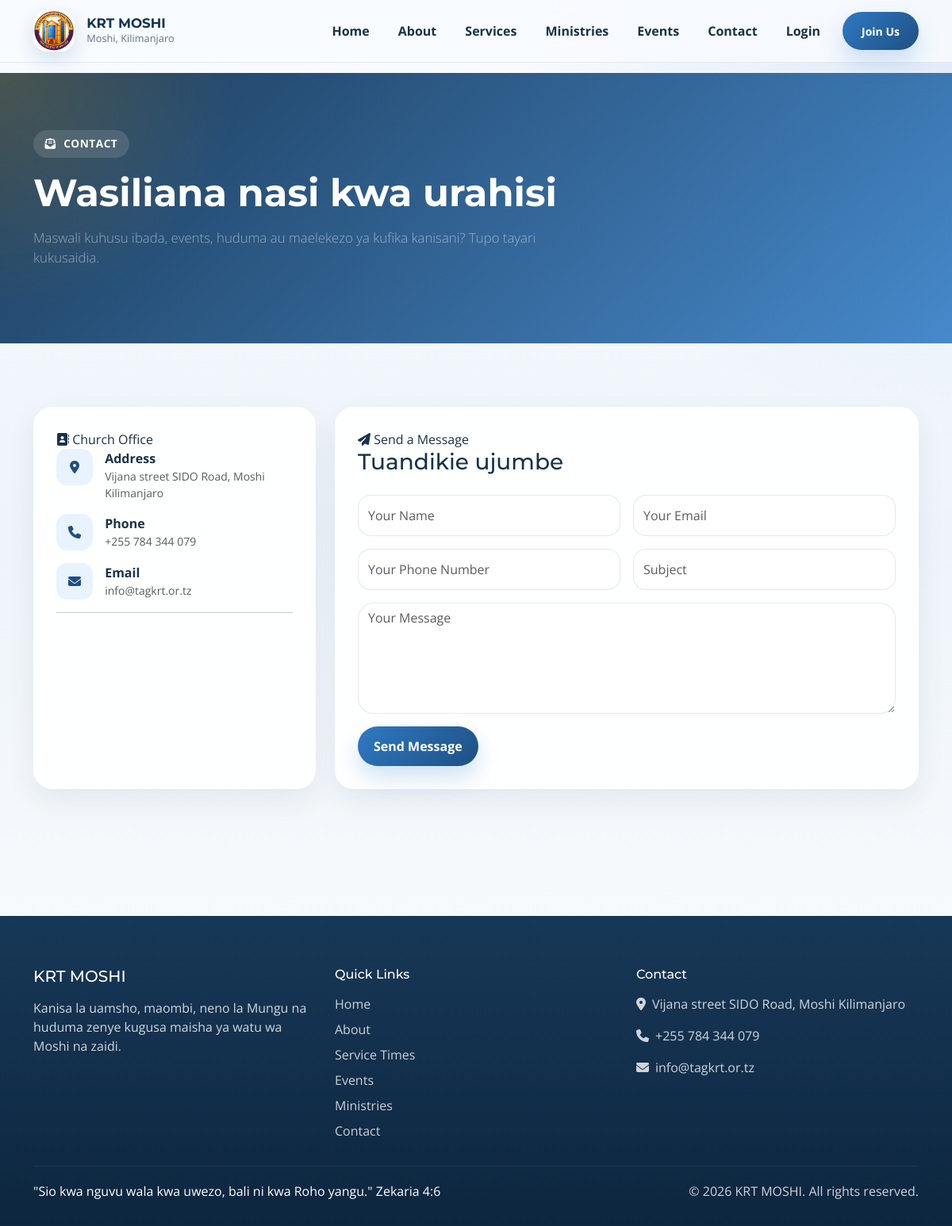
Page /contact/ on the committed database.
### core/models.py (models this page shows, shortened)
class SiteConfig(models.Model):
    site_name = models.CharField(max_length=200, default="VCCT Mbezi Beach")
    site_logo = ResizedImageField(
        size=[200, 200],
        quality=85,
        upload_to='config/',
        blank=True,
        null=True,
        help_text="Logo size: 200x200 pixels"
    )
    site_favicon = ResizedImageField(
        size=[64, 64],
        quality=85,
        upload_to='config/',
        blank=True,
        null=True,
        help_text="Favicon size: 64x64 pixels"
    )
    hero_bg_image = ResizedImageField(
        size=[1920, 1080],
        quality=85,
        upload_to='config/',
        blank=True,
        null=True,
        help_text="Hero background size: 1920x1080 pixels"
    )
    contact_email = models.EmailField(default="info@tagkrt.or.tz")
    contact_phone = models.CharField(max_length=20, default="+255 784 344 079")
    address = models.TextField(default="Vijana street SIDO Road, Moshi Kilimanjaro")
    facebook_url = models.URLField(blank=True, null=True)
    twitter_url = models.URLField(blank=True, null=True)
    instagram_url = models.URLField(blank=True, null=True)
    youtube_url = models.URLField(blank=True, null=True)
    whatsapp_number = models.CharField(max_length=20, blank=True, null=True)
    about_us = RichTextUploadingField(blank=True, null=True)
    mission = RichTextUploadingField(blank=True, null=True)
    vision = RichTextUploadingField(blank=True, null=True)
    updated_at = models.DateTimeField(auto_now=True)
    class Meta:
        verbose_name = "Site Configuration"
        verbose_name_plural = "Site Configuration"

### core/views.py (the view, shortened to what this page needs)
# urls.py: path('contact/', views.ContactView.as_view(), name='contact'),
class ContactView(SiteConfigMixin,CreateView):
    model = ContactMessage
    form_class = ContactForm
    template_name = 'core/contact.html'
    success_url = '/contact/'

### core/forms.py
class ContactForm(forms.ModelForm):
    class Meta:
        model = ContactMessage
        fields = ['name', 'email', 'phone', 'subject', 'message']
        widgets = {
            'name': forms.TextInput(attrs={
                'class': 'form-control',
                'placeholder': 'Your Name'
            }),
            'email': forms.EmailInput(attrs={
                'class': 'form-control',
                'placeholder': 'Your Email'
            }),
            'phone': forms.TextInput(attrs={
                'class': 'form-control',
                'placeholder': 'Your Phone Number'
            }),
            'subject': forms.TextInput(attrs={
                'class': 'form-control',
                'placeholder': 'Subject'
            }),
            'message': forms.Textarea(attrs={
                'class': 'form-control',
                'placeholder': 'Your Message',
                'rows': 5
            }),
        }

### core/mixins.py (called while the page is built)
    def get_context_data(self, **kwargs):
        context = super().get_context_data(**kwargs)
        site_config = SiteConfig.objects.first()
        if not site_config:
            site_config = SiteConfig.objects.create()
        context['site_config'] = site_config
        return context

### templates/core/contact.html (shortened to what this page needs)
{% extends 'base.html' %}
{% block content %}
<section class="page-hero">
    <div class="container">
        <div class="section-heading">
            <span class="eyebrow"><i class="fas fa-envelope-open-text"></i> Contact</span>
            <h1 class="display-5 text-white">Wasiliana nasi kwa urahisi</h1>
            <p class="lead text-white-50">Maswali kuhusu ibada, events, huduma au maelekezo ya kufika kanisani? Tupo tayari kukusaidia.</p>
        </div>
    </div>
</section>
<section class="site-section">
    <div class="container">
        <div class="row g-4">
            <div class="col-lg-4">
                <div class="content-panel h-100">
                    <span class="eyebrow mb-3"><i class="fas fa-address-book"></i> Church Office</span>
                    <div class="info-list">
                        <div class="info-row"><div class="info-icon"><i class="fas fa-location-dot"></i></div><div><strong>Address</strong><div class="text-muted small">{{ site_config.address|default:"Vijana Street, SIDO Road, Moshi Kilimanjaro" }}</div></div></div>
                        <div class="info-row"><div class="info-icon"><i class="fas fa-phone"></i></div><div><strong>Phone</strong><div class="text-muted small">{{ site_config.contact_phone|default:"+255 784 344 079" }}</div></div></div>
                        <div class="info-row"><div class="info-icon"><i class="fas fa-envelope"></i></div><div><strong>Email</strong><div class="text-muted small">{{ site_config.contact_email|default:"info@tagkrt.or.tz" }}</div></div></div>
                    </div>
                    <hr>
                </div>
            </div>
            <div class="col-lg-8">
                <div class="content-panel">
                    <span class="eyebrow mb-3"><i class="fas fa-paper-plane"></i> Send a Message</span>
                    <h2 class="h3 mb-4">Tuandikie ujumbe</h2>
                    <form method="post" novalidate>
                        <div class="row g-3">
                            <div class="col-md-6">{{ form.name }}</div>
                            <div class="col-md-6">{{ form.email }}</div>
                            <div class="col-md-6">{{ form.phone }}</div>
                            <div class="col-md-6">{{ form.subject }}</div>
                            <div class="col-12">{{ form.message }}</div>
                            <div class="col-12"><button type="submit" class="btn btn-primary">Send Message</button></div>
                        </div>
                    </form>
                </div>
            </div>
        </div>
    </div>
</section>
{% endblock %}

### templates/base.html (shortened to what this page needs)
<!DOCTYPE html>
{% load static %}
<html lang="en">
<head>
    <link href="https://cdn.jsdelivr.net/npm/bootstrap@5.3.3/dist/css/bootstrap.min.css" rel="stylesheet">
    <link rel="stylesheet" href="https://cdnjs.cloudflare.com/ajax/libs/font-awesome/6.5.2/css/all.min.css">
    <link rel="stylesheet" href="{% static 'css/style.css' %}">
</head>
<body>
    <nav class="navbar navbar-expand-lg fixed-top">
        <div class="container">
            <a class="navbar-brand d-flex align-items-center" href="{% url 'core:home' %}">
                {% if site_config.site_logo %}
                <img src="{{ site_config.site_logo.url }}" alt="{{ site_config.site_name|default:'KRT Logo' }}">
                {% endif %}
                <div>
                    <div class="navbar-brand-text">{{ site_config.site_name|default:"Kilimanjaro Revival Temple" }}</div>
                    <div class="navbar-brand-subtitle">Moshi, Kilimanjaro</div>
                </div>
            </a>
            <div class="collapse navbar-collapse" id="navbarMain">
                <ul class="navbar-nav ms-auto align-items-lg-center gap-lg-1">
                    <li class="nav-item"><a class="nav-link" href="{% url 'core:home' %}">Home</a></li>
                    <li class="nav-item"><a class="nav-link" href="{% url 'core:about' %}">About</a></li>
                    <li class="nav-item"><a class="nav-link" href="{% url 'core:services' %}">Services</a></li>
                    <li class="nav-item"><a class="nav-link" href="{% url 'core:ministries' %}">Ministries</a></li>
                    <li class="nav-item"><a class="nav-link" href="{% url 'core:events' %}">Events</a></li>
                    <li class="nav-item"><a class="nav-link" href="{% url 'core:contact' %}">Contact</a></li>
                    {% if user.is_authenticated %}
                    <li class="nav-item"><a class="nav-link" href="{% url 'core:dashboard' %}">Dashboard</a></li>
                    {% if user.is_staff or user.is_superuser %}
                    <li class="nav-item dropdown">
                        <a class="nav-link dropdown-toggle" href="#" role="button" data-bs-toggle="dropdown" aria-expanded="false">
                            <i class="fas fa-shield-alt me-1"></i> Admin
                        </a>
                        <ul class="dropdown-menu dropdown-menu-end">
                            <li><a class="dropdown-item" href="{% url 'core:officer_dashboard' %}"><i class="fas fa-gauge-high me-2"></i> Officer Dashboard</a></li>
                            <li><a class="dropdown-item" href="{% url 'core:admin_tithe_list' %}"><i class="fas fa-chart-line me-2"></i> Tithe Records</a></li>
                            <li><a class="dropdown-item" href="{% url 'core:add_tithe' %}"><i class="fas fa-plus-circle me-2"></i> Record Tithe</a></li>
                        </ul>
                    </li>
                    {% endif %}
                    <li class="nav-item ms-lg-2">
                        <form method="post" action="{% url 'accounts:logout' %}">
                            {% csrf_token %}
                            <button type="submit" class="btn btn-primary btn-sm px-4">Logout</button>
                        </form>
                    </li>
                    {% else %}
                    <li class="nav-item"><a class="nav-link" href="{% url 'accounts:login' %}">Login</a></li>
                    <li class="nav-item ms-lg-2"><a class="btn btn-primary btn-sm px-4" href="{% url 'accounts:signup' %}">Join Us</a></li>
                    {% endif %}
                </ul>
            </div>
        </div>
    </nav>
    <div class="page-shell">
        <main class="page-content">
            {% block content %}{% endblock %}
        </main>
        <footer class="footer-shell">
            <div class="container">
                <div class="row g-4">
                    <div class="col-lg-4">
                        <h5 class="mb-3">{{ site_config.site_name|default:"Kilimanjaro Revival Temple" }}</h5>
                        <p class="mb-4">Kanisa la uamsho, maombi, neno la Mungu na huduma zenye kugusa maisha ya watu wa Moshi na zaidi.</p>
                    </div>
                    <div class="col-lg-4">
                        <h6 class="mb-3">Quick Links</h6>
                        <div class="footer-links d-grid gap-2">
                            <a href="{% url 'core:home' %}">Home</a>
                            <a href="{% url 'core:about' %}">About</a>
                            <a href="{% url 'core:services' %}">Service Times</a>
                            <a href="{% url 'core:events' %}">Events</a>
                            <a href="{% url 'core:ministries' %}">Ministries</a>
                            <a href="{% url 'core:contact' %}">Contact</a>
                        </div>
                    </div>
                    <div class="col-lg-4">
                        <h6 class="mb-3">Contact</h6>
                        <div class="d-grid gap-3">
                            <div><i class="fas fa-location-dot me-2"></i>{{ site_config.address|default:"Vijana Street, SIDO Road, Moshi Kilimanjaro" }}</div>
                            <div><i class="fas fa-phone me-2"></i>{{ site_config.contact_phone|default:"+255 784 344 079" }}</div>
                            <div><i class="fas fa-envelope me-2"></i>{{ site_config.contact_email|default:"info@tagkrt.or.tz" }}</div>
                        </div>
                    </div>
                </div>
                <div class="footer-bottom d-flex flex-column flex-md-row justify-content-between gap-2">
                    <div class="footer-verse">"Sio kwa nguvu wala kwa uwezo, bali ni kwa Roho yangu." Zekaria 4:6</div>
                    <div>&copy; {% now "Y" %} {{ site_config.site_name|default:"Kilimanjaro Revival Temple" }}. All rights reserved.</div>
                </div>
            </div>
        </footer>
    </div>
</body>
</html>

### rows in the picture
SiteConfig: site_logo (picture), site_name "KRT MOSHI", address "Vijana street SIDO Road, Moshi Kilimanjaro", contact_phone "+255 784 344 079", contact_email "info@tagkrt.or.tz"
